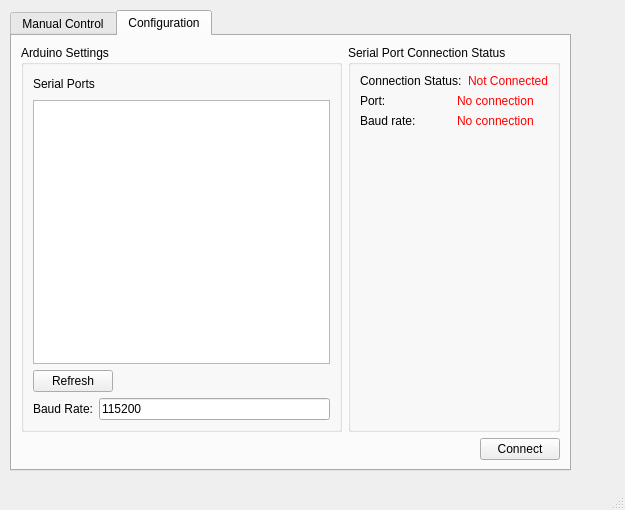
<?xml version="1.0" encoding="UTF-8"?>
<ui version="4.0">
 <class>MainWindow</class>
 <widget class="QMainWindow" name="MainWindow">
  <property name="geometry">
   <rect>
    <x>0</x>
    <y>0</y>
    <width>625</width>
    <height>510</height>
   </rect>
  </property>
  <property name="windowTitle">
   <string>Open-Dobot-GUI</string>
  </property>
  <property name="styleSheet">
   <string notr="true"/>
  </property>
  <property name="unifiedTitleAndToolBarOnMac">
   <bool>false</bool>
  </property>
  <widget class="QWidget" name="centralwidget">
   <widget class="QTabWidget" name="tabWidget">
    <property name="geometry">
     <rect>
      <x>10</x>
      <y>10</y>
      <width>561</width>
      <height>461</height>
     </rect>
    </property>
    <property name="styleSheet">
     <string notr="true"/>
    </property>
    <property name="currentIndex">
     <number>1</number>
    </property>
    <widget class="QWidget" name="tabManualControl">
     <attribute name="title">
      <string>Manual Control</string>
     </attribute>
     <widget class="QGroupBox" name="groupBox_3">
      <property name="geometry">
       <rect>
        <x>0</x>
        <y>170</y>
        <width>341</width>
        <height>211</height>
       </rect>
      </property>
      <property name="title">
       <string>Move by Increments. Units are in mm.</string>
      </property>
      <widget class="QWidget" name="layoutWidget">
       <property name="geometry">
        <rect>
         <x>240</x>
         <y>60</y>
         <width>94</width>
         <height>120</height>
        </rect>
       </property>
       <layout class="QVBoxLayout" name="verticalLayout_10">
        <item>
         <layout class="QVBoxLayout" name="verticalLayout_5">
          <item>
           <widget class="QPushButton" name="pushButtonStepUp">
            <property name="text">
             <string>Up</string>
            </property>
           </widget>
          </item>
          <item>
           <layout class="QHBoxLayout" name="horizontalLayout_10">
            <item>
             <widget class="QLabel" name="label_13">
              <property name="sizePolicy">
               <sizepolicy hsizetype="Fixed" vsizetype="Preferred">
                <horstretch>0</horstretch>
                <verstretch>0</verstretch>
               </sizepolicy>
              </property>
              <property name="text">
               <string>Units:</string>
              </property>
             </widget>
            </item>
            <item>
             <widget class="QLineEdit" name="lineEditStepUpSize">
              <property name="text">
               <string>20</string>
              </property>
             </widget>
            </item>
           </layout>
          </item>
         </layout>
        </item>
        <item>
         <layout class="QVBoxLayout" name="verticalLayout_6">
          <item>
           <widget class="QPushButton" name="pushButtonStepDown">
            <property name="text">
             <string>Down</string>
            </property>
           </widget>
          </item>
          <item>
           <layout class="QHBoxLayout" name="horizontalLayout_11">
            <item>
             <widget class="QLabel" name="label_14">
              <property name="sizePolicy">
               <sizepolicy hsizetype="Fixed" vsizetype="Preferred">
                <horstretch>0</horstretch>
                <verstretch>0</verstretch>
               </sizepolicy>
              </property>
              <property name="text">
               <string>Units:</string>
              </property>
             </widget>
            </item>
            <item>
             <widget class="QLineEdit" name="lineEditStepDownSize">
              <property name="text">
               <string>20</string>
              </property>
             </widget>
            </item>
           </layout>
          </item>
         </layout>
        </item>
       </layout>
      </widget>
      <widget class="QWidget" name="layoutWidget">
       <property name="geometry">
        <rect>
         <x>21</x>
         <y>20</y>
         <width>194</width>
         <height>175</height>
        </rect>
       </property>
       <layout class="QVBoxLayout" name="verticalLayout_14">
        <item>
         <layout class="QVBoxLayout" name="verticalLayout_4">
          <item>
           <widget class="QPushButton" name="pushButtonStepForward">
            <property name="text">
             <string>Forward</string>
            </property>
           </widget>
          </item>
          <item>
           <layout class="QHBoxLayout" name="horizontalLayout_9">
            <item>
             <widget class="QLabel" name="label_9">
              <property name="sizePolicy">
               <sizepolicy hsizetype="Fixed" vsizetype="Preferred">
                <horstretch>0</horstretch>
                <verstretch>0</verstretch>
               </sizepolicy>
              </property>
              <property name="text">
               <string>Units:</string>
              </property>
             </widget>
            </item>
            <item>
             <widget class="QLineEdit" name="lineEditStepForwardSize">
              <property name="text">
               <string>20</string>
              </property>
             </widget>
            </item>
           </layout>
          </item>
         </layout>
        </item>
        <item>
         <layout class="QHBoxLayout" name="horizontalLayout_21">
          <item>
           <layout class="QVBoxLayout" name="verticalLayout_9">
            <item>
             <widget class="QPushButton" name="pushButtonStepLeft">
              <property name="text">
               <string>Left</string>
              </property>
             </widget>
            </item>
            <item>
             <layout class="QHBoxLayout" name="horizontalLayout_14">
              <item>
               <widget class="QLabel" name="label_12">
                <property name="sizePolicy">
                 <sizepolicy hsizetype="Fixed" vsizetype="Preferred">
                  <horstretch>0</horstretch>
                  <verstretch>0</verstretch>
                 </sizepolicy>
                </property>
                <property name="text">
                 <string>Units:</string>
                </property>
               </widget>
              </item>
              <item>
               <widget class="QLineEdit" name="lineEditStepLeftSize">
                <property name="text">
                 <string>20</string>
                </property>
               </widget>
              </item>
             </layout>
            </item>
           </layout>
          </item>
          <item>
           <layout class="QVBoxLayout" name="verticalLayout_7">
            <item>
             <widget class="QPushButton" name="pushButtonStepRight">
              <property name="text">
               <string>Right</string>
              </property>
             </widget>
            </item>
            <item>
             <layout class="QHBoxLayout" name="horizontalLayout_12">
              <item>
               <widget class="QLabel" name="label_11">
                <property name="sizePolicy">
                 <sizepolicy hsizetype="Fixed" vsizetype="Preferred">
                  <horstretch>0</horstretch>
                  <verstretch>0</verstretch>
                 </sizepolicy>
                </property>
                <property name="text">
                 <string>Units:</string>
                </property>
               </widget>
              </item>
              <item>
               <widget class="QLineEdit" name="lineEditStepRightSize">
                <property name="text">
                 <string>20</string>
                </property>
               </widget>
              </item>
             </layout>
            </item>
           </layout>
          </item>
         </layout>
        </item>
        <item>
         <layout class="QVBoxLayout" name="verticalLayout_8">
          <item>
           <widget class="QPushButton" name="pushButtonStepBackward">
            <property name="text">
             <string>Backward</string>
            </property>
           </widget>
          </item>
          <item>
           <layout class="QHBoxLayout" name="horizontalLayout_13">
            <item>
             <widget class="QLabel" name="label_10">
              <property name="sizePolicy">
               <sizepolicy hsizetype="Fixed" vsizetype="Preferred">
                <horstretch>0</horstretch>
                <verstretch>0</verstretch>
               </sizepolicy>
              </property>
              <property name="text">
               <string>Units:</string>
              </property>
             </widget>
            </item>
            <item>
             <widget class="QLineEdit" name="lineEditStepBackwardSize">
              <property name="text">
               <string>20</string>
              </property>
             </widget>
            </item>
           </layout>
          </item>
         </layout>
        </item>
       </layout>
      </widget>
     </widget>
     <widget class="QGroupBox" name="groupBox_4">
      <property name="geometry">
       <rect>
        <x>350</x>
        <y>120</y>
        <width>171</width>
        <height>151</height>
       </rect>
      </property>
      <property name="title">
       <string>Move to Coordinate</string>
      </property>
      <widget class="QWidget" name="layoutWidget">
       <property name="geometry">
        <rect>
         <x>10</x>
         <y>30</y>
         <width>131</width>
         <height>111</height>
        </rect>
       </property>
       <layout class="QVBoxLayout" name="verticalLayout_11">
        <item>
         <layout class="QHBoxLayout" name="horizontalLayout_15">
          <item>
           <widget class="QLabel" name="label_15">
            <property name="sizePolicy">
             <sizepolicy hsizetype="Fixed" vsizetype="Preferred">
              <horstretch>0</horstretch>
              <verstretch>0</verstretch>
             </sizepolicy>
            </property>
            <property name="text">
             <string>X:</string>
            </property>
           </widget>
          </item>
          <item>
           <widget class="QLineEdit" name="lineEditMoveToX">
            <property name="text">
             <string>150</string>
            </property>
           </widget>
          </item>
         </layout>
        </item>
        <item>
         <layout class="QHBoxLayout" name="horizontalLayout_16">
          <item>
           <widget class="QLabel" name="label_16">
            <property name="sizePolicy">
             <sizepolicy hsizetype="Fixed" vsizetype="Preferred">
              <horstretch>0</horstretch>
              <verstretch>0</verstretch>
             </sizepolicy>
            </property>
            <property name="text">
             <string>Y:</string>
            </property>
           </widget>
          </item>
          <item>
           <widget class="QLineEdit" name="lineEditMoveToY">
            <property name="text">
             <string>0</string>
            </property>
           </widget>
          </item>
         </layout>
        </item>
        <item>
         <layout class="QHBoxLayout" name="horizontalLayout_17">
          <item>
           <widget class="QLabel" name="label_17">
            <property name="sizePolicy">
             <sizepolicy hsizetype="Fixed" vsizetype="Preferred">
              <horstretch>0</horstretch>
              <verstretch>0</verstretch>
             </sizepolicy>
            </property>
            <property name="text">
             <string>Z:</string>
            </property>
           </widget>
          </item>
          <item>
           <widget class="QLineEdit" name="lineEditMoveToZ">
            <property name="text">
             <string>200</string>
            </property>
           </widget>
          </item>
         </layout>
        </item>
        <item>
         <layout class="QHBoxLayout" name="horizontalLayout_18">
          <item>
           <spacer name="horizontalSpacer_4">
            <property name="orientation">
             <enum>Qt::Horizontal</enum>
            </property>
            <property name="sizeHint" stdset="0">
             <size>
              <width>40</width>
              <height>20</height>
             </size>
            </property>
           </spacer>
          </item>
          <item>
           <widget class="QPushButton" name="pushButtonMoveToCoordinate">
            <property name="text">
             <string>Move</string>
            </property>
           </widget>
          </item>
         </layout>
        </item>
       </layout>
      </widget>
     </widget>
     <widget class="QGroupBox" name="groupBox_5">
      <property name="geometry">
       <rect>
        <x>10</x>
        <y>20</y>
        <width>501</width>
        <height>90</height>
       </rect>
      </property>
      <property name="title">
       <string>Current Position</string>
      </property>
      <layout class="QVBoxLayout" name="verticalLayout_13">
       <item>
        <layout class="QVBoxLayout" name="verticalLayout_12">
         <item>
          <layout class="QHBoxLayout" name="horizontalLayout_19">
           <item>
            <widget class="QLabel" name="label_18">
             <property name="sizePolicy">
              <sizepolicy hsizetype="Fixed" vsizetype="Preferred">
               <horstretch>0</horstretch>
               <verstretch>0</verstretch>
              </sizepolicy>
             </property>
             <property name="text">
              <string>&lt;html&gt;&lt;head/&gt;&lt;body&gt;&lt;p&gt;&lt;span style=&quot; font-size:18pt; font-weight:600;&quot;&gt;X:&lt;/span&gt;&lt;/p&gt;&lt;/body&gt;&lt;/html&gt;</string>
             </property>
            </widget>
           </item>
           <item>
            <widget class="QLabel" name="labelCurrentXValue">
             <property name="styleSheet">
              <string notr="true">font-weight: bold;
font-size: 18px;</string>
             </property>
             <property name="text">
              <string>000.000</string>
             </property>
            </widget>
           </item>
           <item>
            <widget class="QLabel" name="label_19">
             <property name="sizePolicy">
              <sizepolicy hsizetype="Fixed" vsizetype="Preferred">
               <horstretch>0</horstretch>
               <verstretch>0</verstretch>
              </sizepolicy>
             </property>
             <property name="text">
              <string>&lt;html&gt;&lt;head/&gt;&lt;body&gt;&lt;p&gt;&lt;span style=&quot; font-size:18pt; font-weight:600;&quot;&gt;Y:&lt;/span&gt;&lt;/p&gt;&lt;/body&gt;&lt;/html&gt;</string>
             </property>
            </widget>
           </item>
           <item>
            <widget class="QLabel" name="labelCurrentYValue">
             <property name="styleSheet">
              <string notr="true">font-weight: bold;
font-size: 18px;</string>
             </property>
             <property name="text">
              <string>000.000</string>
             </property>
            </widget>
           </item>
           <item>
            <widget class="QLabel" name="label_20">
             <property name="sizePolicy">
              <sizepolicy hsizetype="Fixed" vsizetype="Preferred">
               <horstretch>0</horstretch>
               <verstretch>0</verstretch>
              </sizepolicy>
             </property>
             <property name="text">
              <string>&lt;html&gt;&lt;head/&gt;&lt;body&gt;&lt;p&gt;&lt;span style=&quot; font-size:18pt; font-weight:600;&quot;&gt;Z:&lt;/span&gt;&lt;/p&gt;&lt;/body&gt;&lt;/html&gt;</string>
             </property>
            </widget>
           </item>
           <item>
            <widget class="QLabel" name="labelCurrentZValue">
             <property name="styleSheet">
              <string notr="true">font-weight: bold;
font-size: 18px;</string>
             </property>
             <property name="text">
              <string>000.000</string>
             </property>
            </widget>
           </item>
          </layout>
         </item>
         <item>
          <layout class="QHBoxLayout" name="horizontalLayout_20">
           <item>
            <widget class="QLabel" name="label_24">
             <property name="sizePolicy">
              <sizepolicy hsizetype="Fixed" vsizetype="Preferred">
               <horstretch>0</horstretch>
               <verstretch>0</verstretch>
              </sizepolicy>
             </property>
             <property name="text">
              <string>&lt;html&gt;&lt;head/&gt;&lt;body&gt;&lt;p&gt;&lt;span style=&quot; font-size:10pt; font-weight:600;&quot;&gt;Base Angle:&lt;/span&gt;&lt;/p&gt;&lt;/body&gt;&lt;/html&gt;</string>
             </property>
            </widget>
           </item>
           <item>
            <widget class="QLabel" name="labelBaseAngleValue">
             <property name="text">
              <string>000.000</string>
             </property>
            </widget>
           </item>
           <item>
            <widget class="QLabel" name="label_28">
             <property name="sizePolicy">
              <sizepolicy hsizetype="Fixed" vsizetype="Preferred">
               <horstretch>0</horstretch>
               <verstretch>0</verstretch>
              </sizepolicy>
             </property>
             <property name="text">
              <string>&lt;html&gt;&lt;head/&gt;&lt;body&gt;&lt;p&gt;&lt;span style=&quot; font-size:10pt; font-weight:600;&quot;&gt;Upper Arm Angle:&lt;/span&gt;&lt;/p&gt;&lt;/body&gt;&lt;/html&gt;</string>
             </property>
            </widget>
           </item>
           <item>
            <widget class="QLabel" name="labelUpperArmAngleValue">
             <property name="text">
              <string>000.000</string>
             </property>
            </widget>
           </item>
           <item>
            <widget class="QLabel" name="label_26">
             <property name="sizePolicy">
              <sizepolicy hsizetype="Fixed" vsizetype="Preferred">
               <horstretch>0</horstretch>
               <verstretch>0</verstretch>
              </sizepolicy>
             </property>
             <property name="text">
              <string>&lt;html&gt;&lt;head/&gt;&lt;body&gt;&lt;p&gt;&lt;span style=&quot; font-size:10pt; font-weight:600;&quot;&gt;Lower Arm Angle:&lt;/span&gt;&lt;/p&gt;&lt;/body&gt;&lt;/html&gt;</string>
             </property>
            </widget>
           </item>
           <item>
            <widget class="QLabel" name="labelLowerArmAngleValue">
             <property name="text">
              <string>000.000</string>
             </property>
            </widget>
           </item>
          </layout>
         </item>
        </layout>
       </item>
      </layout>
     </widget>
     <widget class="QGroupBox" name="groupBox_6">
      <property name="geometry">
       <rect>
        <x>350</x>
        <y>280</y>
        <width>171</width>
        <height>151</height>
       </rect>
      </property>
      <property name="title">
       <string>Move to Angles</string>
      </property>
      <widget class="QWidget" name="layoutWidget_2">
       <property name="geometry">
        <rect>
         <x>10</x>
         <y>30</y>
         <width>131</width>
         <height>111</height>
        </rect>
       </property>
       <layout class="QVBoxLayout" name="verticalLayout_15">
        <item>
         <layout class="QHBoxLayout" name="horizontalLayout_22">
          <item>
           <widget class="QLabel" name="label_21">
            <property name="sizePolicy">
             <sizepolicy hsizetype="Fixed" vsizetype="Preferred">
              <horstretch>0</horstretch>
              <verstretch>0</verstretch>
             </sizepolicy>
            </property>
            <property name="text">
             <string>Base:</string>
            </property>
           </widget>
          </item>
          <item>
           <widget class="QLineEdit" name="lineEditMoveToBaseAngle">
            <property name="text">
             <string>0</string>
            </property>
           </widget>
          </item>
         </layout>
        </item>
        <item>
         <layout class="QHBoxLayout" name="horizontalLayout_23">
          <item>
           <widget class="QLabel" name="label_22">
            <property name="sizePolicy">
             <sizepolicy hsizetype="Fixed" vsizetype="Preferred">
              <horstretch>0</horstretch>
              <verstretch>0</verstretch>
             </sizepolicy>
            </property>
            <property name="text">
             <string>Upper Arm:</string>
            </property>
           </widget>
          </item>
          <item>
           <widget class="QLineEdit" name="lineEditMoveToUpperArmAngle">
            <property name="text">
             <string>90</string>
            </property>
           </widget>
          </item>
         </layout>
        </item>
        <item>
         <layout class="QHBoxLayout" name="horizontalLayout_24">
          <item>
           <widget class="QLabel" name="label_23">
            <property name="sizePolicy">
             <sizepolicy hsizetype="Fixed" vsizetype="Preferred">
              <horstretch>0</horstretch>
              <verstretch>0</verstretch>
             </sizepolicy>
            </property>
            <property name="text">
             <string>Lower Arm:</string>
            </property>
           </widget>
          </item>
          <item>
           <widget class="QLineEdit" name="lineEditMoveToLowerArmAngle">
            <property name="text">
             <string>0</string>
            </property>
           </widget>
          </item>
         </layout>
        </item>
        <item>
         <layout class="QHBoxLayout" name="horizontalLayout_25">
          <item>
           <spacer name="horizontalSpacer_5">
            <property name="orientation">
             <enum>Qt::Horizontal</enum>
            </property>
            <property name="sizeHint" stdset="0">
             <size>
              <width>40</width>
              <height>20</height>
             </size>
            </property>
           </spacer>
          </item>
          <item>
           <widget class="QPushButton" name="pushButtonMoveToAngles">
            <property name="text">
             <string>Move</string>
            </property>
           </widget>
          </item>
         </layout>
        </item>
       </layout>
      </widget>
     </widget>
    </widget>
    <widget class="QWidget" name="tabConfiguration">
     <attribute name="title">
      <string>Configuration</string>
     </attribute>
     <layout class="QVBoxLayout" name="verticalLayout_3">
      <item>
       <layout class="QHBoxLayout" name="horizontalLayout_7">
        <item>
         <widget class="QGroupBox" name="groupBox">
          <property name="title">
           <string>Arduino Settings</string>
          </property>
          <layout class="QVBoxLayout" name="verticalLayout">
           <item>
            <layout class="QHBoxLayout" name="horizontalLayout_3">
             <item>
              <widget class="QLabel" name="label_6">
               <property name="text">
                <string>Serial Ports</string>
               </property>
              </widget>
             </item>
             <item>
              <spacer name="horizontalSpacer_2">
               <property name="orientation">
                <enum>Qt::Horizontal</enum>
               </property>
               <property name="sizeHint" stdset="0">
                <size>
                 <width>40</width>
                 <height>20</height>
                </size>
               </property>
              </spacer>
             </item>
            </layout>
           </item>
           <item>
            <widget class="QTableWidget" name="tableWidgetSerialPorts">
             <property name="focusPolicy">
              <enum>Qt::WheelFocus</enum>
             </property>
             <property name="autoFillBackground">
              <bool>false</bool>
             </property>
             <property name="styleSheet">
              <string notr="true"/>
             </property>
             <property name="sizeAdjustPolicy">
              <enum>QAbstractScrollArea::AdjustIgnored</enum>
             </property>
             <property name="selectionMode">
              <enum>QAbstractItemView::SingleSelection</enum>
             </property>
             <property name="selectionBehavior">
              <enum>QAbstractItemView::SelectRows</enum>
             </property>
             <property name="showGrid">
              <bool>false</bool>
             </property>
             <property name="sortingEnabled">
              <bool>true</bool>
             </property>
             <attribute name="horizontalHeaderCascadingSectionResizes">
              <bool>false</bool>
             </attribute>
             <attribute name="horizontalHeaderHighlightSections">
              <bool>false</bool>
             </attribute>
             <attribute name="horizontalHeaderStretchLastSection">
              <bool>true</bool>
             </attribute>
             <attribute name="verticalHeaderVisible">
              <bool>false</bool>
             </attribute>
            </widget>
           </item>
           <item>
            <layout class="QHBoxLayout" name="horizontalLayout">
             <item>
              <widget class="QPushButton" name="pushButtonRefreshSerialPortsList">
               <property name="text">
                <string>Refresh</string>
               </property>
              </widget>
             </item>
             <item>
              <spacer name="horizontalSpacer">
               <property name="orientation">
                <enum>Qt::Horizontal</enum>
               </property>
               <property name="sizeHint" stdset="0">
                <size>
                 <width>40</width>
                 <height>20</height>
                </size>
               </property>
              </spacer>
             </item>
            </layout>
           </item>
           <item>
            <layout class="QHBoxLayout" name="horizontalLayout_2">
             <item>
              <widget class="QLabel" name="label_5">
               <property name="text">
                <string>Baud Rate:</string>
               </property>
              </widget>
             </item>
             <item>
              <widget class="QLineEdit" name="lineEditBaudRate">
               <property name="text">
                <string>115200</string>
               </property>
              </widget>
             </item>
            </layout>
           </item>
          </layout>
         </widget>
        </item>
        <item>
         <widget class="QGroupBox" name="groupBox_2">
          <property name="title">
           <string>Serial Port Connection Status</string>
          </property>
          <layout class="QVBoxLayout" name="verticalLayout_2">
           <item>
            <layout class="QHBoxLayout" name="horizontalLayout_6">
             <item>
              <widget class="QLabel" name="label">
               <property name="styleSheet">
                <string notr="true"/>
               </property>
               <property name="text">
                <string>Connection Status:</string>
               </property>
              </widget>
             </item>
             <item>
              <widget class="QLabel" name="labelSerialPortConnectionStatus">
               <property name="text">
                <string>&lt;html&gt;&lt;head/&gt;&lt;body&gt;&lt;p&gt;&lt;span style=&quot; color:#ff0000;&quot;&gt;Not Connected&lt;/span&gt;&lt;/p&gt;&lt;/body&gt;&lt;/html&gt;</string>
               </property>
              </widget>
             </item>
            </layout>
           </item>
           <item>
            <layout class="QHBoxLayout" name="horizontalLayout_5">
             <item>
              <widget class="QLabel" name="label_3">
               <property name="text">
                <string>Port: </string>
               </property>
              </widget>
             </item>
             <item>
              <widget class="QLabel" name="labelSerialPortConnectionStatusPortName">
               <property name="text">
                <string>&lt;html&gt;&lt;head/&gt;&lt;body&gt;&lt;p&gt;&lt;span style=&quot; color:#ff0000;&quot;&gt;No connection&lt;/span&gt;&lt;/p&gt;&lt;/body&gt;&lt;/html&gt;</string>
               </property>
              </widget>
             </item>
            </layout>
           </item>
           <item>
            <layout class="QHBoxLayout" name="horizontalLayout_4">
             <item>
              <widget class="QLabel" name="label_7">
               <property name="text">
                <string>Baud rate:</string>
               </property>
              </widget>
             </item>
             <item>
              <widget class="QLabel" name="labelSerialPortConnectionStatusBaudRate">
               <property name="text">
                <string>&lt;html&gt;&lt;head/&gt;&lt;body&gt;&lt;p&gt;&lt;span style=&quot; color:#ff0000;&quot;&gt;No connection&lt;/span&gt;&lt;/p&gt;&lt;/body&gt;&lt;/html&gt;</string>
               </property>
              </widget>
             </item>
            </layout>
           </item>
           <item>
            <spacer name="verticalSpacer">
             <property name="orientation">
              <enum>Qt::Vertical</enum>
             </property>
             <property name="sizeHint" stdset="0">
              <size>
               <width>20</width>
               <height>40</height>
              </size>
             </property>
            </spacer>
           </item>
          </layout>
         </widget>
        </item>
       </layout>
      </item>
      <item>
       <layout class="QHBoxLayout" name="horizontalLayout_8">
        <item>
         <spacer name="horizontalSpacer_3">
          <property name="orientation">
           <enum>Qt::Horizontal</enum>
          </property>
          <property name="sizeHint" stdset="0">
           <size>
            <width>40</width>
            <height>20</height>
           </size>
          </property>
         </spacer>
        </item>
        <item>
         <widget class="QPushButton" name="pushButtonConnectToSerialPort">
          <property name="text">
           <string>Connect</string>
          </property>
         </widget>
        </item>
       </layout>
      </item>
     </layout>
    </widget>
   </widget>
  </widget>
  <widget class="QMenuBar" name="menubar">
   <property name="geometry">
    <rect>
     <x>0</x>
     <y>0</y>
     <width>625</width>
     <height>21</height>
    </rect>
   </property>
  </widget>
  <widget class="QStatusBar" name="statusbar"/>
 </widget>
 <resources/>
 <connections/>
</ui>
